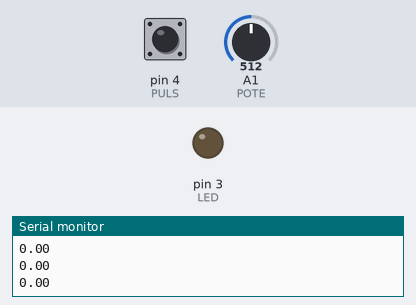
Simulated run of this sketch. Board: Arduino Uno, built with avr-gcc and run on an emulated ATmega328P. Shown: output pins drawn as LEDs (lit = HIGH), the last lines printed to the serial monitor. Dashed ring = blinking. Inputs (shaded band) come from the test bench; at power-on: pin 4 (PULS) HIGH, A1 (POTE) = 512.

Above: at 1.2 s.
1.3 s: pin 4 (PULS) pulled LOW for 3.2 s
At 5.2 s:
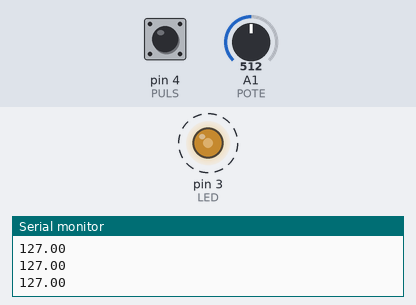
6.4 s: A1 (POTE) set to 716
At 7.5 s:
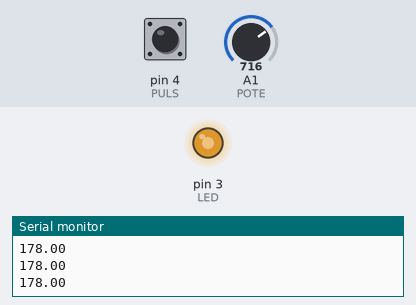
7.9 s: A1 (POTE) set to 900
At 8.9 s:
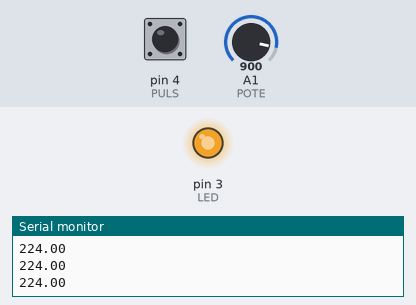
9.4 s: A1 (POTE) set to 122
At 10.3 s:
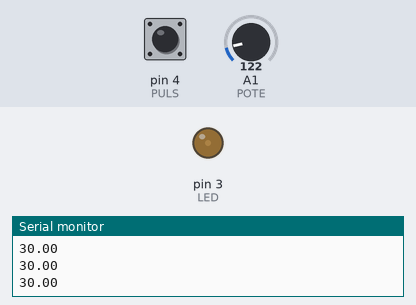
10.9 s: A1 (POTE) set to 0
At 12.0 s:
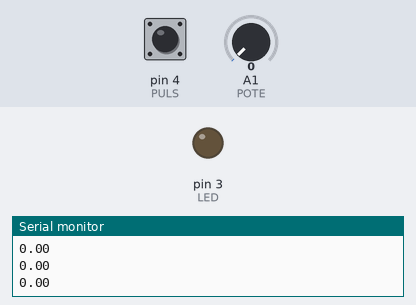
12.4 s: A1 (POTE) set to 3
13.9 s: A1 (POTE) set to 6
At 14.3 s:
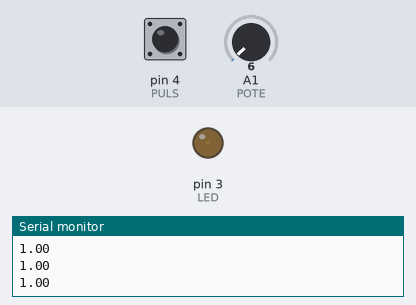
Timing chart, 0 to 16.4 s (numbered marks = the images above; inputs shaded):
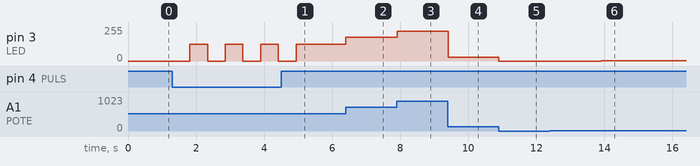

The sketch:

P2_POTE_LED.ino
```cpp
/*
  ISABA - 2025
  German Bueno y Pol Pavo
  T12 - Encarna Garcia

*/
#define LED 3
#define PULS 4
#define POTE A1
float valor = 0;
int estado_pulsador = 0;
void setup() {
  // put your setup code here, to run once:
  pinMode(POTE, INPUT);
  pinMode(PULS, INPUT_PULLUP);
  pinMode(LED, OUTPUT);
  Serial.begin(9600);
}

void loop() {
  // put your main code here, to run repeatedly:
  if(digitalRead(PULS) == 0){
    if(estado_pulsador == 0){
      estado_pulsador = 1;
    }else{
      estado_pulsador = 0;
    }
    delay(500);
  }
  valor = estado_pulsador*map(analogRead(POTE), 0, 1023, 0, 255);
  Serial.println(valor);
  analogWrite(LED, valor);
  delay(20);
}
```

Measured:
- after the input at 1.3 s, pin 3 (LED): alternates 127/255 for 0.52 s and 0/255 for 0.52 s, 7 changes in all, then stays 127/255, starting after 0.52 s
- after the input at 6.4 s, pin 3 (LED): 127/255 → 178/255 at once
- after the input at 7.9 s, pin 3 (LED): 178/255 → 224/255 at once
- after the input at 9.4 s, pin 3 (LED): 224/255 → 30/255 at once
- after the input at 10.9 s, pin 3 (LED): 30/255 → 0/255 at once
- after the input at 13.9 s, pin 3 (LED): 0/255 → 1/255 at once
